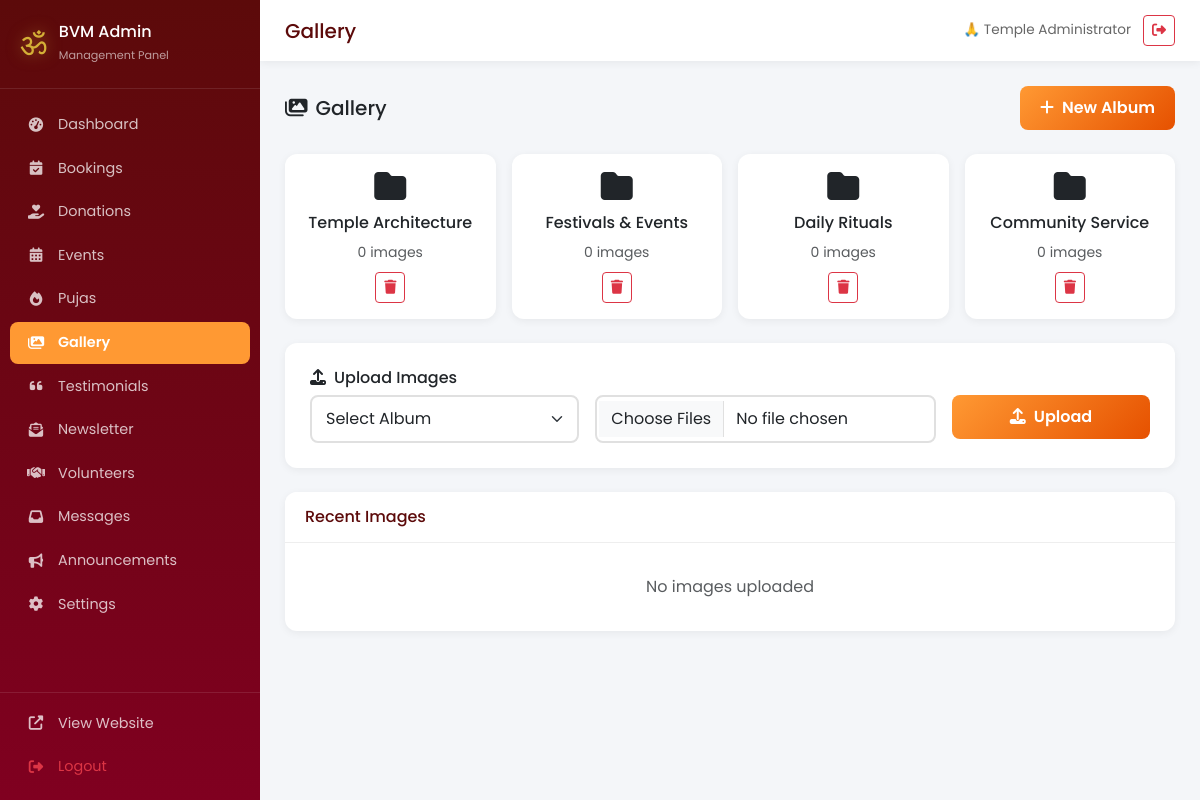
Screenshot of /admin/index.php?module=gallery (signed in) with the database file from the repository.
### tables this page shows
CREATE TABLE `gallery_albums` (
    `id` INT UNSIGNED AUTO_INCREMENT PRIMARY KEY,
    `title_en` VARCHAR(200) NOT NULL,
    `title_hi` VARCHAR(200) DEFAULT NULL,
    `slug` VARCHAR(200) NOT NULL UNIQUE,
    `description` TEXT DEFAULT NULL,
    `cover_image` VARCHAR(255) DEFAULT NULL,
    `sort_order` INT UNSIGNED NOT NULL DEFAULT 0,
    `is_active` TINYINT(1) NOT NULL DEFAULT 1,
    `created_at` TIMESTAMP DEFAULT CURRENT_TIMESTAMP,
    `updated_at` TIMESTAMP DEFAULT CURRENT_TIMESTAMP ON UPDATE CURRENT_TIMESTAMP,
    INDEX `idx_albums_sort` (`sort_order`),
    INDEX `idx_albums_active` (`is_active`)
);

### includes/functions/database.php (called while the page is built, shortened)
<?php
class Database
{
    private static ?PDO $instance = null;
    public static function getInstance(): PDO
    {
        if (self::$instance === null) {
            try {
                $dsn = sprintf(
                    'mysql:host=%s;dbname=%s;charset=%s',
                    DB_HOST,
                    DB_NAME,
                    DB_CHARSET
                );
                self::$instance = new PDO($dsn, DB_USER, DB_PASS, [
                    PDO::ATTR_ERRMODE            => PDO::ERRMODE_EXCEPTION,
                    PDO::ATTR_DEFAULT_FETCH_MODE => PDO::FETCH_ASSOC,
                    PDO::ATTR_EMULATE_PREPARES   => false,
                    PDO::ATTR_PERSISTENT         => false,
                    PDO::MYSQL_ATTR_INIT_COMMAND => "SET NAMES 'utf8mb4' COLLATE 'utf8mb4_unicode_ci'"
                ]);
            } catch (PDOException $e) {
                if (BVM_ENV === 'development') {
                    die('Database Connection Error: ' . $e->getMessage());
                } else {
                    error_log('Database Connection Error: ' . $e->getMessage());
                    die('A database error occurred. Please try again later.');
                }
            }
        }
        return self::$instance;
    }
    public static function query(string $sql, array $params = []): array
    {
        $stmt = self::getInstance()->prepare($sql);
        $stmt->execute($params);
        return $stmt->fetchAll();
    }
}

### includes/functions/security.php (called while the page is built, shortened)
<?php
function e(string $string): string
{
    return htmlspecialchars($string, ENT_QUOTES, 'UTF-8');
}

### admin/modules/gallery.php (the view, shortened to what this page needs)
<?php
$albums = Database::query("SELECT ga.*, COUNT(gi.id) as img_count FROM gallery_albums ga LEFT JOIN gallery_images gi ON ga.id = gi.album_id GROUP BY ga.id ORDER BY ga.sort_order");
$images = Database::query("SELECT gi.*, ga.title_en as album_name FROM gallery_images gi JOIN gallery_albums ga ON gi.album_id = ga.id ORDER BY gi.id DESC LIMIT 30");
?>
<div class="d-flex justify-content-between align-items-center mb-4">
    <h5 class="mb-0"><i class="fas fa-images me-2"></i>Gallery</h5>
    <button class="btn btn-admin-primary" data-bs-toggle="modal" data-bs-target="#albumModal"><i class="fas fa-plus me-2"></i>New Album</button>
</div>
<div class="row g-3 mb-4">
    <?php foreach ($albums as $a): ?>
    <div class="col-md-3">
        <div class="admin-form-card text-center p-3">
            <i class="fas fa-folder text-saffron" style="font-size:2rem;"></i>
            <h6 class="mt-2"><?= e($a['title_en']) ?></h6>
            <small class="text-muted"><?= $a['img_count'] ?> images</small><br>
            <form method="POST" class="d-inline mt-2" onsubmit="return confirm('Delete album and all images?')"><button class="btn btn-outline-danger btn-sm mt-2"><i class="fas fa-trash"></i></button></form>
        </div>
    </div>
    <?php endforeach; ?>
</div>
<?php if (!empty($albums)): ?>
<div class="admin-form-card mb-4">
    <h6><i class="fas fa-upload me-2"></i>Upload Images</h6>
    <form method="POST" enctype="multipart/form-data">
        <div class="row g-3">
            <div class="col-md-4"><select name="album_id" class="form-select" required><option value="">Select Album</option></select></div>
            <div class="col-md-5"><input type="file" name="images[]" class="form-control" multiple accept="image/*" required></div>
            <div class="col-md-3"><button class="btn btn-admin-primary w-100"><i class="fas fa-upload me-2"></i>Upload</button></div>
        </div>
    </form>
</div>
<?php endif; ?>
<div class="admin-table-card">
    <div class="card-header"><h5>Recent Images</h5></div>
    <div class="p-3"><div class="row g-3">
        <?php if (empty($images)): ?><div class="col-12 text-center py-3 text-muted">No images uploaded</div><?php endif; ?>
    </div></div>
</div>

### assets/css/admin.css (style rules this page uses)
:root { --admin-sidebar-w: 260px; --admin-maroon: #5C0A0A; --admin-maroon-light: #800020; --admin-saffron: #FF9933; --admin-gold: #D4AF37; }
* { margin:0; padding:0; box-sizing:border-box; }
.admin-body { font-family: 'Poppins', sans-serif; display: flex; min-height: 100vh; background: #f4f6f9; overflow-x: hidden; }
.admin-table-card { background: #fff; border-radius: 12px; box-shadow: 0 2px 8px rgba(0,0,0,0.06); overflow: hidden; }
.admin-table-card .card-header { background: #fff; border-bottom: 1px solid #eee; padding: 15px 20px; display: flex; justify-content: space-between; align-items: center; }
.admin-table-card .card-header h5 { margin: 0; font-size: 1rem; color: var(--admin-maroon); }
.admin-form-card { background: #fff; border-radius: 12px; padding: 25px; box-shadow: 0 2px 8px rgba(0,0,0,0.06); }
.admin-form-card .form-control, .admin-form-card .form-select { border: 2px solid #e0e0e0; border-radius: 8px; padding: 10px 14px; transition: all 0.2s; }
.btn-admin-primary { background: linear-gradient(135deg, var(--admin-saffron), #E65100); color: #fff; border: none; padding: 10px 20px; border-radius: 8px; font-weight: 600; transition: all 0.2s; }

### rows the page displays
gallery_albums: title_en "Temple Architecture", img_count "0"
gallery_albums: title_en "Festivals & Events", img_count "0"
gallery_albums: title_en "Daily Rituals", img_count "0"
gallery_albums: title_en "Community Service", img_count "0"

### other values shown
$item['label'] "Dashboard"
$item['label'] "Bookings"
$item['label'] "Donations"
$item['label'] "Events"
$item['label'] "Pujas"
$item['label'] "Gallery"
$item['label'] "Testimonials"
$item['label'] "Newsletter"
$item['label'] "Volunteers"
$item['label'] "Messages"
$item['label'] "Announcements"
$item['label'] "Settings"
$module "Gallery"
$adminName "Temple Administrator"
